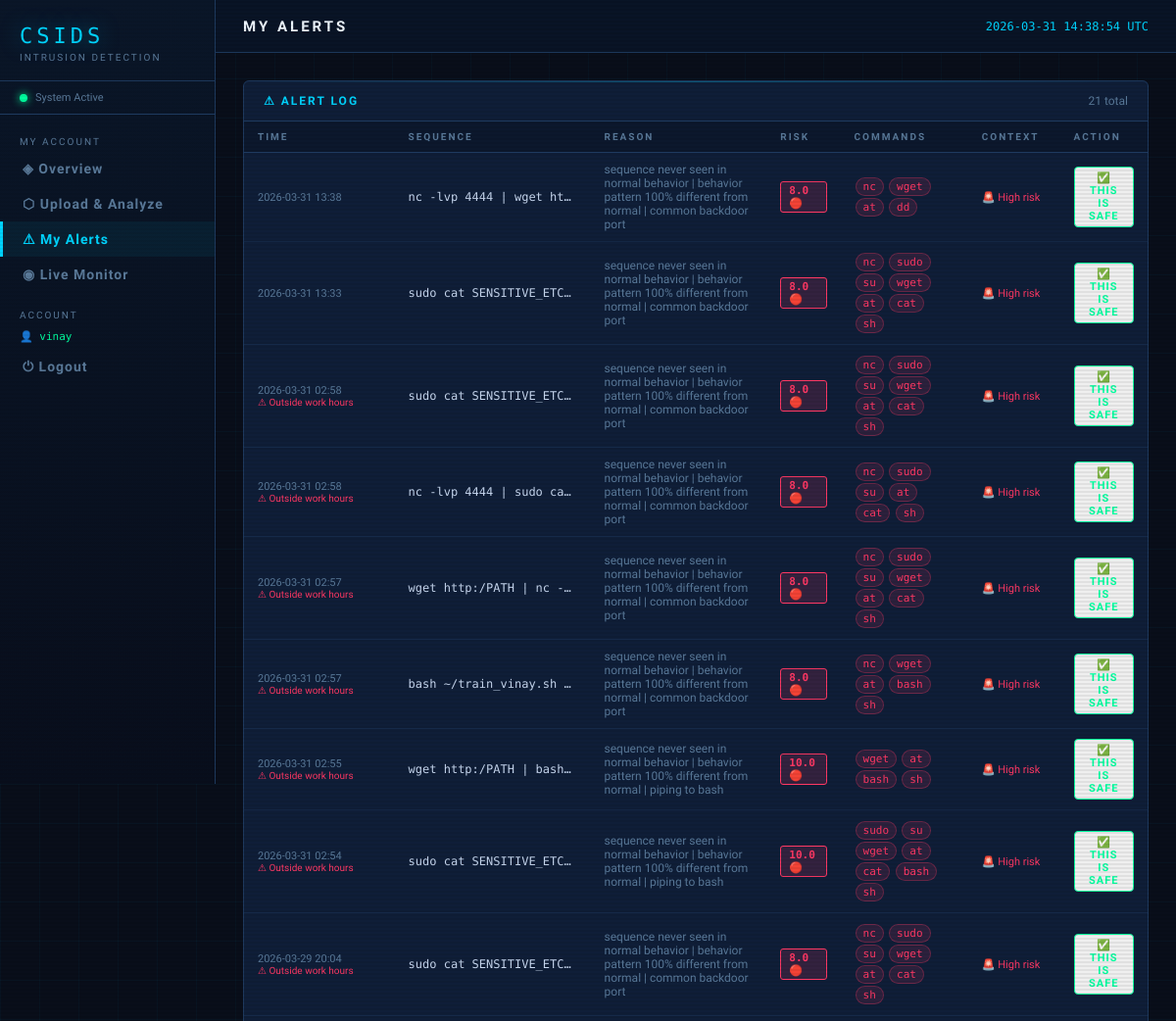
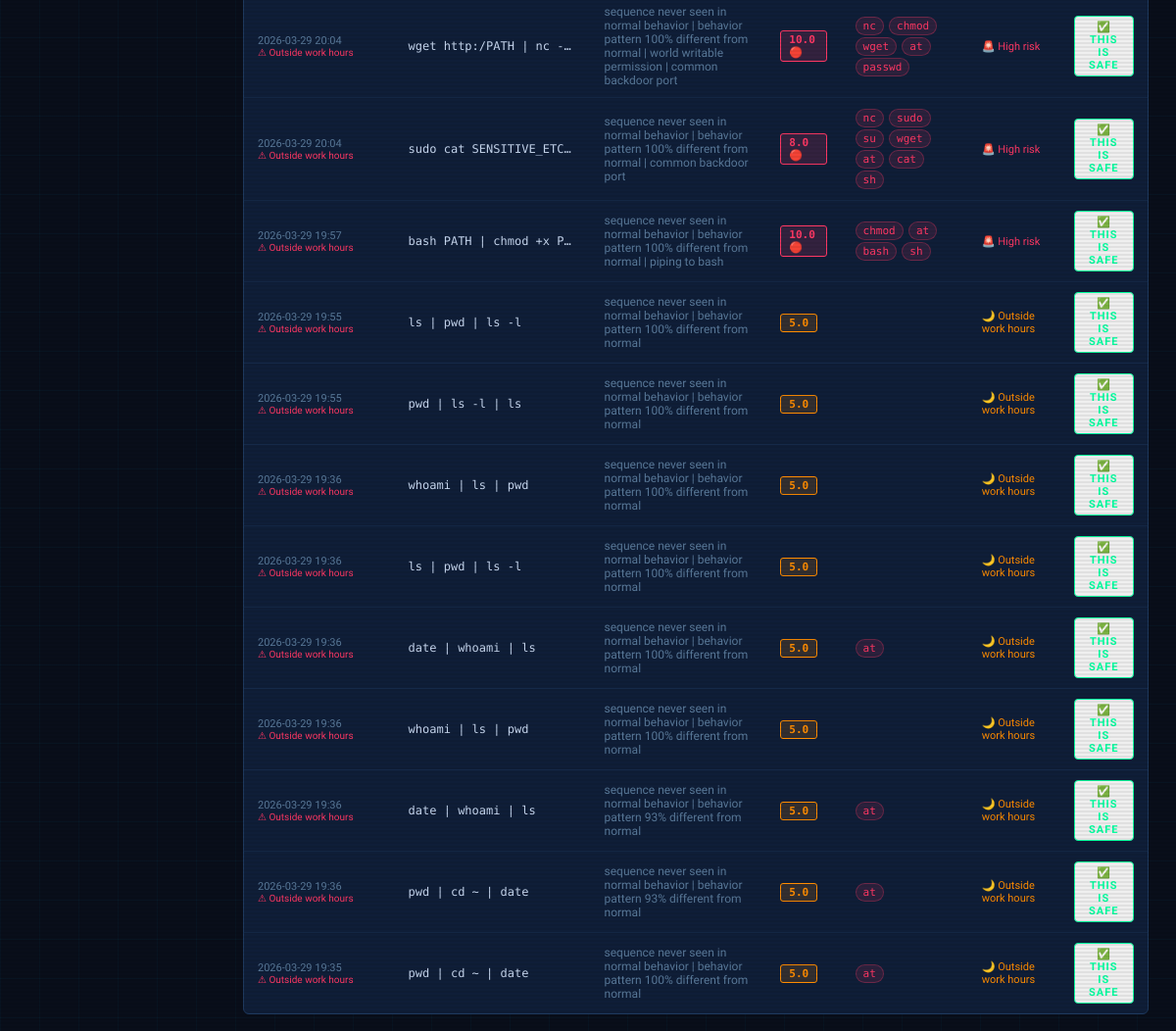
Page /user/alerts (signed in) on the committed database (2 pictures, top to bottom).
### tables this page shows
CREATE TABLE alerts (
        id         INTEGER PRIMARY KEY AUTOINCREMENT,
        user       TEXT NOT NULL,
        sequence   TEXT NOT NULL,
        reason     TEXT,
        risk_score REAL,
        risky_cmds TEXT,
        timestamp  TIMESTAMP DEFAULT CURRENT_TIMESTAMP
    );

### app.py (the view)
@app.route("/user/alerts")
@login_required
def user_alerts():
    if current_user.is_admin:
        return redirect(url_for("alerts_page"))
    conn = get_db()
    cur  = conn.cursor()
    cur.execute(
        "SELECT * FROM alerts WHERE user=? "
        "ORDER BY timestamp DESC LIMIT 200",
        (current_user.username,)
    )
    alerts = cur.fetchall()
    conn.close()
    return render_template("alerts.html", alerts=alerts, user_view=True)

### app.py (called while the page is built)
@login_manager.user_loader
def load_user(user_id):
    conn = get_db()
    cur  = conn.cursor()
    cur.execute("SELECT * FROM auth_users WHERE id = ?", (user_id,))
    row = cur.fetchone()
    conn.close()
    if row:
        return User(row["id"], row["username"], row["role"], row["email"])
    return None

### database.py (called while the page is built)
def get_db():
    conn = sqlite3.connect(DB_PATH)
    conn.row_factory = sqlite3.Row
    return conn

### models.py (called while the page is built)
    @property
    def is_admin(self):
        return self.role == 'admin'

### templates/alerts.html (shortened to what this page needs)
{% extends "base.html" %}
{% block page_title %}{% if user_view %}My Alerts{% else %}All Alerts{% endif %}{% endblock %}
{% block content %}
<div class="panel">
    <div class="panel-header">
        <div class="panel-title">⚠ Alert Log</div>
        <span style="font-size:12px;color:var(--dim);">
            {{ alerts|length }} total
        </span>
    </div>
    <div class="panel-body" style="padding:0;">
        {% if alerts %}
        <table class="data-table">
            <thead>
                <tr>
                    <th>Time</th>
                    <th>{% if not user_view %}User{% endif %}</th>
                    <th>Sequence</th>
                    <th>Reason</th>
                    <th>Risk</th>
                    <th>Commands</th>
                    <th>Context</th>
                    <th>Action</th>
                </tr>
            </thead>
            <tbody>
            {% for a in alerts %}
            <tr>
                <td style="font-size:11px;color:var(--dim);white-space:nowrap;">
                    {{ a['timestamp'][:16] }}
                    {% set hour = a['timestamp'][11:13]|int %}
                    {% if hour < 8 or hour > 18 %}
                    <div style="color:var(--red);font-size:10px;">
                        ⚠ Outside work hours
                    </div>
                    {% endif %}
                </td>
                <td>
                </td>
                <td class="mono"
                    style="max-width:200px;overflow:hidden;
                           text-overflow:ellipsis;white-space:nowrap;"
                    title="{{ a['sequence'] }}">
                    {{ a['sequence'] }}
                </td>
                <td style="font-size:12px;color:var(--dim);">
                    {{ a['reason'] }}
                </td>
                <td>
                    {% set rs = a['risk_score'] %}
                    {% if rs >= 8 %}
                    <span class="badge badge-high">{{ rs }} 🔴</span>
                    {% elif rs >= 6 %}
                    <span class="badge badge-high">{{ rs }}</span>
                    {% elif rs >= 4 %}
                    <span class="badge badge-medium">{{ rs }}</span>
                    {% else %}
                    <span class="badge badge-low">{{ rs }}</span>
                    {% endif %}
                </td>
                <td>
                    {% if a['risky_cmds'] %}
                    {% for cmd in a['risky_cmds'].split(',') %}
                    <span class="tag">{{ cmd }}</span>
                    {% endfor %}
                    {% endif %}
                </td>
                <td style="font-size:11px;">
                    {% set rs  = a['risk_score'] %}
                    {% set hour = a['timestamp'][11:13]|int %}
                    {% set seq  = a['sequence'].lower() %}
                    {% if rs >= 8 %}
                    <span style="color:var(--red);">
                        🚨 High risk
                    </span>
                    {% elif 'nc' in seq or '4444' in seq
                            or 'netcat' in seq %}
                    <span style="color:var(--red);">
                        🚨 Possible backdoor
                    </span>
                    {% elif '/etc/shadow' in seq
                            or '/etc/sudoers' in seq %}
                    <span style="color:var(--red);">
                        🔐 Critical file access
                    </span>
                    {% elif '/etc/passwd' in seq %}
                    <span style="color:var(--orange);">
                        🔐 System file access
                    </span>
                    {% elif hour < 8 or hour > 18 %}
                    <span style="color:var(--orange);">
                        🌙 Outside work hours
                    </span>
                    {% elif 'wget' in seq or 'curl' in seq %}
                    <span style="color:var(--orange);">
                        📥 File download
                    </span>
                    {% elif rs >= 4 %}
                    <span style="color:var(--warn);">
                        ⚠ Review carefully
                    </span>
                    {% else %}
                    <span style="color:var(--green);">
                        ℹ May be legitimate
                    </span>
                    {% endif %}
                </td>
                <td>
                    {% if not user_view %}
                    <div style="display:flex;gap:6px;flex-direction:column;">
                        <form method="POST"
                              action="{{ url_for('mark_safe',
                                        alert_id=a['id']) }}">
                            <button type="submit"
                                class="btn btn-sm"
                                style="border-color:var(--green);
                                       color:var(--green);"
                                onclick="return confirm(
                                    'Mark this sequence as safe?')">
                                ✅ Mark Safe
                            </button>
                        </form>
                        <button class="btn btn-danger btn-sm"
                            onclick="openSendAlert(
                                '{{ a['user'] }}', '')">
                            📧 Send Alert
                        </button>
                    </div>
                    {% else %}
                    <form method="POST"
                          action="{{ url_for('user_mark_safe',
                                    alert_id=a['id']) }}">
                        <button type="submit"
                            class="btn btn-sm"
                            style="border-color:var(--green);
                                   color:var(--green);"
                            onclick="return confirm(
                                'Is this command normal for you? '
                                'System will not alert on this again.')">
                            ✅ This is Safe
                        </button>
                    </form>
                    {% endif %}
                </td>
            </tr>
            {% endfor %}
            </tbody>
        </table>
        {% else %}
        <div style="padding:40px;text-align:center;color:var(--dim);">
            No alerts yet.
        </div>
        {% endif %}
    </div>
</div>
{% endblock %}

### templates/base.html (shortened to what this page needs)
<!DOCTYPE html>
<html lang="en">
<head>
</head>
<body>
<aside class="sidebar">
    <div class="logo">
        <div class="logo-text">CSIDS</div>
        <div class="logo-sub">Intrusion Detection</div>
    </div>
    <div class="sys-status">
        <div class="dot"></div> System Active
    </div>
        <nav class="nav">
            {% if current_user.is_authenticated and current_user.is_admin %}
            <div class="nav-label">Admin</div>
            <a href="{{ url_for('dashboard') }}"    class="nav-item {% if request.endpoint=='dashboard' %}active{% endif %}">◈ Dashboard</a>
            <a href="{{ url_for('analyze') }}"      class="nav-item {% if request.endpoint=='analyze' %}active{% endif %}">⬡ Analyze</a>
            <a href="{{ url_for('alerts_page') }}"  class="nav-item {% if request.endpoint=='alerts_page' %}active{% endif %}">⚠ Alerts</a>
            <a href="{{ url_for('live_monitor') }}" class="nav-item {% if request.endpoint=='live_monitor' %}active{% endif %}">◉ Live Monitor</a>
            <div class="nav-label" style="margin-top:10px;">Config</div>
            <a href="{{ url_for('settings') }}"     class="nav-item {% if request.endpoint=='settings' %}active{% endif %}">⚙ Settings</a>
            {% elif current_user.is_authenticated %}
            <div class="nav-label">My Account</div>
            <a href="{{ url_for('user_dashboard') }}" class="nav-item {% if request.endpoint=='user_dashboard' %}active{% endif %}">◈ Overview</a>
            <a href="{{ url_for('user_upload') }}"    class="nav-item {% if request.endpoint=='user_upload' %}active{% endif %}">⬡ Upload & Analyze</a>
            <a href="{{ url_for('user_alerts') }}"    class="nav-item {% if request.endpoint=='user_alerts' %}active{% endif %}">⚠ My Alerts</a>
            <a href="{{ url_for('user_live') }}"      class="nav-item {% if request.endpoint=='user_live' %}active{% endif %}">◉ Live Monitor</a>
            {% endif %}
            <div class="nav-label" style="margin-top:10px;">Account</div>
            {% if current_user.is_authenticated %}
            <div style="padding:6px 20px;font-size:11px;color:var(--green);font-family:var(--mono);">
                {{ '👑' if current_user.is_admin else '👤' }} {{ current_user.username }}
            </div>
            <a href="{{ url_for('auth.logout') }}" class="nav-item" style="color:var(--dim);">⏻ Logout</a>
            {% endif %}
        </nav>
</aside>
<div class="main">
    <div class="topbar">
        <div class="page-title">{% block page_title %}Dashboard{% endblock %}</div>
        <div class="topbar-right">
            <span id="clock"></span>
        </div>
    </div>
    <div class="content fade-in">
        {% block content %}{% endblock %}
    </div>
</div>
</body>
</html>

### rows in the picture
alerts: timestamp "2026-03-31 13:38", sequence "nc -lvp 4444 | wget ht…", reason "sequence never seen in normal behavior | behavior pattern 100% different from normal | common backdoor port", risk_score "8.0", cmd "nc" "wget" "at" "dd", shows "🚨 High risk"
alerts: timestamp "2026-03-31 13:33", sequence "sudo cat SENSITIVE_ETC…", reason "sequence never seen in normal behavior | behavior pattern 100% different from normal | common backdoor port", risk_score "8.0", cmd "nc" "sudo" "su" "wget" "at" "cat" "sh", shows "🚨 High risk"
alerts: timestamp "2026-03-31 02:58", shows "⚠ Outside work hours", sequence "sudo cat SENSITIVE_ETC…", reason "sequence never seen in normal behavior | behavior pattern 100% different from normal | common backdoor port", risk_score "8.0", cmd "nc" "sudo" "su" "wget" "at" "cat" "sh", shows "🚨 High risk"
alerts: timestamp "2026-03-31 02:58", shows "⚠ Outside work hours", sequence "nc -lvp 4444 | sudo ca…", reason "sequence never seen in normal behavior | behavior pattern 100% different from normal | common backdoor port", risk_score "8.0", cmd "nc" "sudo" "su" "at" "cat" "sh", shows "🚨 High risk"
alerts: timestamp "2026-03-31 02:57", shows "⚠ Outside work hours", sequence "wget http:/PATH | nc -…", reason "sequence never seen in normal behavior | behavior pattern 100% different from normal | common backdoor port", risk_score "8.0", cmd "nc" "sudo" "su" "wget" "at" "cat" "sh", shows "🚨 High risk"
alerts: timestamp "2026-03-31 02:57", shows "⚠ Outside work hours", sequence "bash ~/train_vinay.sh…", reason "sequence never seen in normal behavior | behavior pattern 100% different from normal | common backdoor port", risk_score "8.0", cmd "nc" "wget" "at" "bash" "sh", shows "🚨 High risk"
alerts: timestamp "2026-03-31 02:55", shows "⚠ Outside work hours", sequence "wget http:/PATH | bash…", reason "sequence never seen in normal behavior | behavior pattern 100% different from normal | piping to bash", risk_score "10.0", cmd "wget" "at" "bash" "sh", shows "🚨 High risk"
alerts: timestamp "2026-03-31 02:54", shows "⚠ Outside work hours", sequence "sudo cat SENSITIVE_ETC…", reason "sequence never seen in normal behavior | behavior pattern 100% different from normal | piping to bash", risk_score "10.0", cmd "sudo" "su" "wget" "at" "cat" "bash" "sh", shows "🚨 High risk"
alerts: timestamp "2026-03-29 20:04", shows "⚠ Outside work hours", sequence "sudo cat SENSITIVE_ETC…", reason "sequence never seen in normal behavior | behavior pattern 100% different from normal | common backdoor port", risk_score "8.0", cmd "nc" "sudo" "su" "wget" "at" "cat" "sh", shows "🚨 High risk"
alerts: timestamp "2026-03-29 20:04", shows "⚠ Outside work hours", sequence "wget http:/PATH | nc -…", reason "sequence never seen in normal behavior | behavior pattern 100% different from normal | world writable permission | common backdoor port", risk_score "10.0", cmd "nc" "chmod" "wget" "at" "passwd", shows "🚨 High risk"
alerts: timestamp "2026-03-29 20:04", shows "⚠ Outside work hours", sequence "sudo cat SENSITIVE_ETC…", reason "sequence never seen in normal behavior | behavior pattern 100% different from normal | common backdoor port", risk_score "8.0", cmd "nc" "sudo" "su" "wget" "at" "cat" "sh", shows "🚨 High risk"
alerts: timestamp "2026-03-29 19:57", shows "⚠ Outside work hours", sequence "bash PATH | chmod +x P…", reason "sequence never seen in normal behavior | behavior pattern 100% different from normal | piping to bash", risk_score "10.0", cmd "chmod" "at" "bash" "sh", shows "🚨 High risk"
alerts: timestamp "2026-03-29 19:55", shows "⚠ Outside work hours", sequence "ls | pwd | ls -l", reason "sequence never seen in normal behavior | behavior pattern 100% different from normal", risk_score "5.0", shows "🌙 Outside work hours"
alerts: timestamp "2026-03-29 19:55", shows "⚠ Outside work hours", sequence "pwd | ls -l | ls", reason "sequence never seen in normal behavior | behavior pattern 100% different from normal", risk_score "5.0", shows "🌙 Outside work hours"
alerts: timestamp "2026-03-29 19:36", shows "⚠ Outside work hours", sequence "whoami | ls | pwd", reason "sequence never seen in normal behavior | behavior pattern 100% different from normal", risk_score "5.0", shows "🌙 Outside work hours"
alerts: timestamp "2026-03-29 19:36", shows "⚠ Outside work hours", sequence "ls | pwd | ls -l", reason "sequence never seen in normal behavior | behavior pattern 100% different from normal", risk_score "5.0", shows "🌙 Outside work hours"
alerts: timestamp "2026-03-29 19:36", shows "⚠ Outside work hours", sequence "date | whoami | ls", reason "sequence never seen in normal behavior | behavior pattern 100% different from normal", risk_score "5.0", risky_cmds "at", shows "🌙 Outside work hours"
alerts: timestamp "2026-03-29 19:36", shows "⚠ Outside work hours", sequence "whoami | ls | pwd", reason "sequence never seen in normal behavior | behavior pattern 100% different from normal", risk_score "5.0", shows "🌙 Outside work hours"
alerts: timestamp "2026-03-29 19:36", shows "⚠ Outside work hours", sequence "date | whoami | ls", reason "sequence never seen in normal behavior | behavior pattern 93% different from normal", risk_score "5.0", risky_cmds "at", shows "🌙 Outside work hours"
alerts: timestamp "2026-03-29 19:36", shows "⚠ Outside work hours", sequence "pwd | cd ~ | date", reason "sequence never seen in normal behavior | behavior pattern 93% different from normal", risk_score "5.0", risky_cmds "at", shows "🌙 Outside work hours"
alerts: timestamp "2026-03-29 19:35", shows "⚠ Outside work hours", sequence "pwd | cd ~ | date", reason "sequence never seen in normal behavior | behavior pattern 100% different from normal", risk_score "5.0", risky_cmds "at", shows "🌙 Outside work hours"

### other values in the picture
{{ '👑' if current_user.is_admin else '👤' }} "👤"
{{ current_user.username }} "vinay"
{{ alerts|length }} "21"
